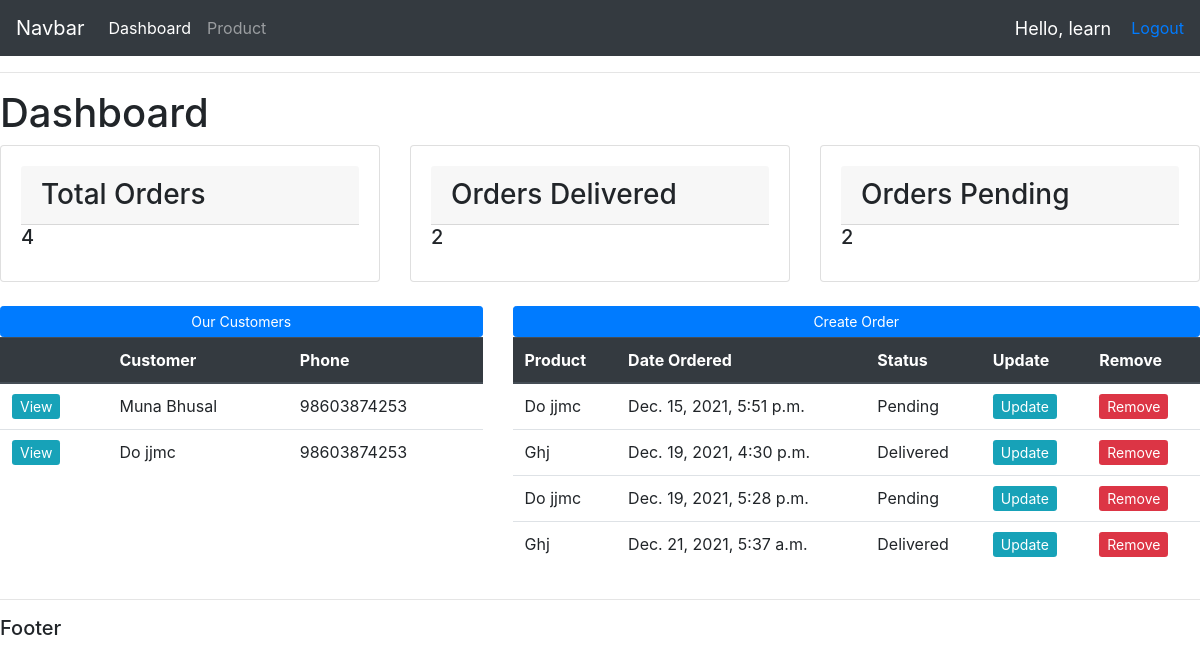
The app's page / (signed in), older data.
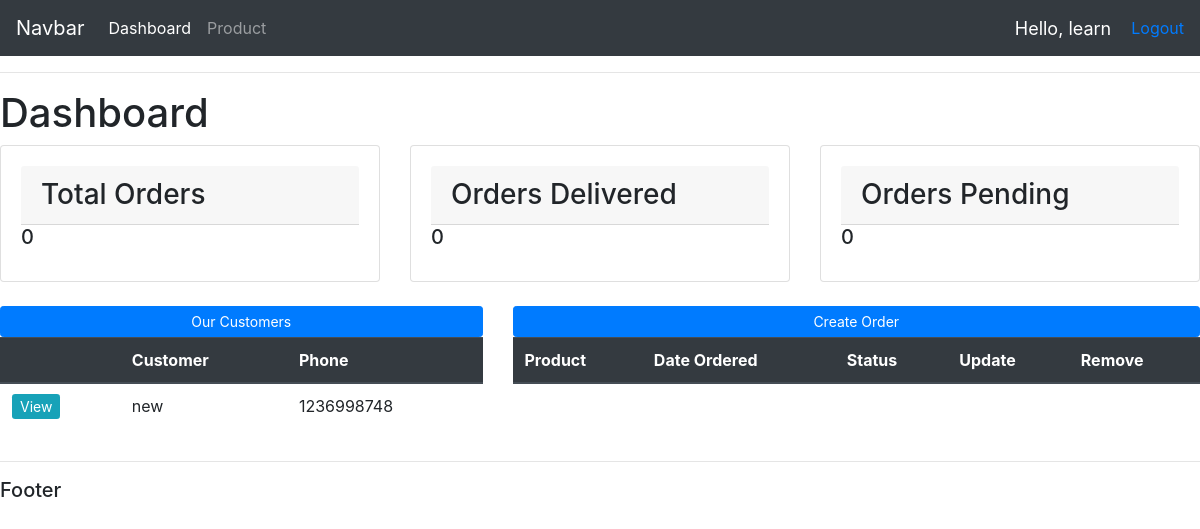
The same page, newer data.
### account/models.py (models this page shows, shortened)
class Customer(models.Model):
    user = models.OneToOneField(User, null=True , on_delete=models.CASCADE)
    name = models.CharField(max_length=200, null=True)
    phone = models.CharField(max_length=200 , null=True)
    email = models.CharField(max_length=200 , null= True)
    profile_pic = models.ImageField(default = "profile.png" ,  null = True , blank = True)
    date_created = models.DateTimeField(auto_now_add=True , null=True)

class Order(models.Model):
    STATUS = (
        ('Pending' , 'Pending'),
        ('Out of delivery', 'Out of delivery'),
        ('Delivered' , 'Deliverd')
    )
    customer = models.ForeignKey(Customer , null=True  , on_delete=models.SET_NULL)
    product = models.ForeignKey(Product , null=True , on_delete= models.SET_NULL)
    date_created = models.DateTimeField(auto_now_add=True , null=True)
    status = models.CharField(max_length=200 , null = True , choices=STATUS)

class Product(models.Model):
    CATAGORY = (
        ('Indoor' , 'Indoor'),
        ('Outdoor' , 'Outdoor')
    )
    name = models.CharField(max_length=200, null=True)
    tag = models.ManyToManyField(Tag)
    price = models.FloatField(null=True)
    catagory = models.CharField(max_length=200, null=True , choices=CATAGORY)
    date_created = models.DateTimeField(auto_now_add=True , null=True)
    def __str__(self):
        return self.name

### account/decorators.py (the view)
    def wrapper_func(request , *args , **kwargs):
        group = None
        if request.user.groups.exists():
            group = request.user.groups.all()[0].name
            if group =="customer":
                return redirect('user_page')
            if group =="admin":
                return view_func(request , *args , **kwargs)

### account/views.py (called while the page is built)
@login_required(login_url='login')
@admin_only
def home(request):
    orders = Order.objects.all()
    customer = Customer.objects.all()
    total_customers = customer.count()
    order_count = orders.count()
    deliverd = orders.filter(status = 'Delivered').count()
    pending = orders.filter(status = 'Pending').count()
    context = {'orders': orders , 'customer': customer , 'total_consumer':total_customers, 'order_count':order_count, 'deliverd': deliverd , 'pending': pending}
    return render(request , 'accounts/dashboard.html' , context)

### account/templates/accounts/dashboard.html
{% extends 'accounts/main.html' %}
{% block content%}
<h1>Dashboard</h1>
{% include 'accounts/status.html' %}
  <br>
<div class="row">
    <div class="col-sm-5">
      <a class="btn btn-primary btn-sm btn-block"  href="#">Our Customers</a>
      <table class="table">
        <thead class="thead-dark">
          <tr>
            <th></th>
            <th scope="col">Customer</th>
            <th scope="col">Phone</th>
          </tr>
        </thead>
        <tbody>
        {% for cust in customer %}
          <tr>
            <td><a class="btn-sm btn-info" href="{% url 'consumer' cust.id %}">View</a></td>
            <td>{{cust.name}}</td>
            <td>{{cust.phone}}</td>
          </tr>
        {% endfor %}
        </tbody>
      </table>
    </div>
    <div class="col-sm-7">
      <a class="btn btn-primary btn-sm btn-block"  href="{% url 'create_order' %}">Create Order</a>
      <table class="table">
        <thead class="thead-dark">
          <tr>
            <th scope="col">Product</th>
            <th scope="col">Date Ordered</th>
            <th scope="col">Status</th>
            <th scope="col">Update</th>
            <th scope="col">Remove</th>
          </tr>
        </thead>
        <tbody>
        {% for ord in orders %}
        <tr>
          <td>{{ord.product}}</td>
          <td>{{ord.date_created}}</td>
          <td>{{ord.status}}</td>
          <td><a class="btn-sm btn-info" href="{% url 'update_order' ord.id %}">Update</a></td>
          <td><a class="btn-sm btn-danger" href="{% url 'delete_order' ord.id %}">Remove</a></td>
        </tr>
      {% endfor %}
        </tbody>
      </table>
    </div>
  </div>
{% endblock %}

### account/templates/accounts/main.html (shortened to what this page needs)
<html lang="en">
<head>
    <link rel="stylesheet" href="https://stackpath.bootstrapcdn.com/bootstrap/4.3.1/css/bootstrap.min.css">
</head>
<body>
    {% include 'accounts/navbar.html' %}
    <hr>
    {% block content%}
    {% endblock %}
    <hr>
    <h5>Footer</h5>
</body>
</html>

### account/templates/accounts/navbar.html (shortened to what this page needs)
<nav class="navbar navbar-expand-lg navbar-dark bg-dark">
    <a class="navbar-brand" href="#">Navbar</a>
    <div class="collapse navbar-collapse" id="navbarNav">
      {% if request.user.is_staff %}
      <ul class="navbar-nav">
        <li class="nav-item active">
          <a class="nav-link" href="#">Dashboard <span class="sr-only">(current)</span></a>
        </li>
        <li class="nav-item">
          <a class="nav-link" href="#">Product</a>
        </li>
      {% else %}
      <li class="nav-item">
        <a class="nav-link" href="{% url 'account' %}">Settings</a>
      </li>
      {% endif %}
    </ul>
    </div>
    <span style="color: #fff; font-size: 18px; margin-right: 20px;">Hello, {{request.user}} </span>
    <span><a href="{% url 'logout' %}">Logout</a></span>
  </nav>

### account/templates/accounts/status.html
<div class="card-deck">
  <div class="card">
    <div class="card-body">
      <h3 class="card-header">Total Orders</h3>
      <h5 class="card-title">{{order_count}}</h5>
    </div>
  </div>
  <div class="card">
    <div class="card-body">
      <h3 class="card-header">Orders Delivered</h3>
      <h5 class="card-title">{{deliverd}}</h5>
    </div>
  </div>
  <div class="card">
    <div class="card-body">
      <h3 class="card-header">Orders Pending</h3>
      <h5 class="card-title">{{pending}}</h5>
    </div>
  </div>
  </div>

Row changes from the older to the newer data that the page shows:
removed Customer: name "Muna Bhusal", phone "98603874253"
removed Customer: name "Do jjmc", phone "98603874253"
removed Order: product "Do jjmc", date_created "Dec. 15, 2021, 5:51 p.m.", status "Pending"
removed Order: product "Ghj", date_created "Dec. 19, 2021, 4:30 p.m.", status "Delivered"
removed Order: product "Do jjmc", date_created "Dec. 19, 2021, 5:28 p.m.", status "Pending"
removed Order: product "Ghj", date_created "Dec. 21, 2021, 5:37 a.m.", status "Delivered"
added Customer: name "new", phone "1236998748"
Text that changed along with them:
{{ order_count }}: "4" → "0"
{{ deliverd }}: "2" → "0"
{{ pending }}: "2" → "0"
